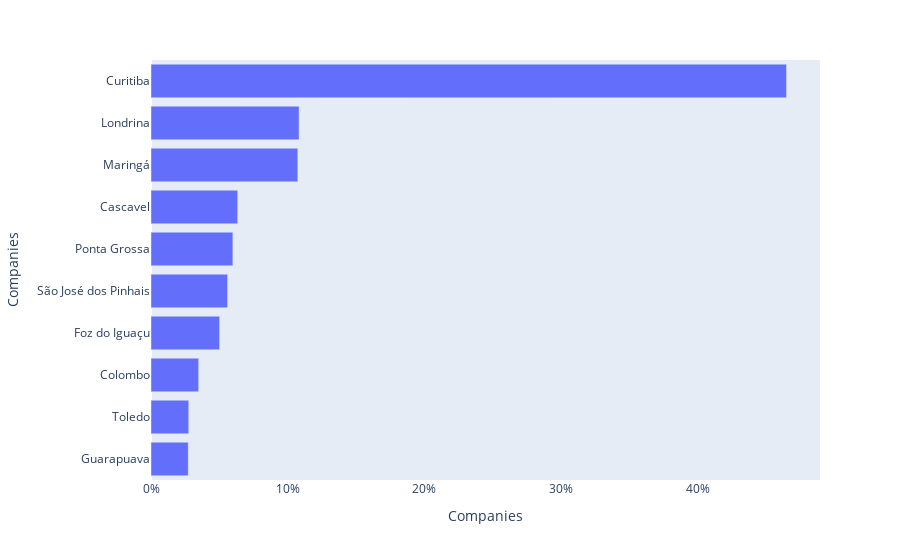

Notebook code for this chart:
### Code cell
t = t.sort_values(by='Companies')
fig = px.bar(t, x='Companies', y='city', orientation='h')
fig.update_yaxes(showgrid=False, title='Companies')
fig.update_xaxes(showgrid=False, ticksuffix="%")
fig.show()

### Figure 1 — Plotly figure (JSON) as saved in the notebook; plotly's stock layout.template omitted (floating-point values rounded to 4 significant figures)
{"data": [{"alignmentgroup": "True", "hovertemplate": "Companies=%{x}<br>city=%{y}<extra></extra>", "legendgroup": "", "marker": {"color": "#636efa", "pattern": {"shape": ""}}, "name": "", "offsetgroup": "", "orientation": "h", "showlegend": false, "textposition": "auto", "type": "bar", "x": [2.725, 2.762, 3.487, 5.02, 5.604, 5.991, 6.342, 10.74, 10.83, 46.5], "xaxis": "x", "y": ["Guarapuava", "Toledo", "Colombo", "Foz do Iguaçu", "São José dos Pinhais", "Ponta Grossa", "Cascavel", "Maringá", "Londrina", "Curitiba"], "yaxis": "y"}], "layout": {"barmode": "relative", "legend": {"tracegroupgap": 0}, "margin": {"t": 60}, "xaxis": {"anchor": "y", "domain": [0, 1], "showgrid": false, "ticksuffix": "%", "title": {"text": "Companies"}}, "yaxis": {"anchor": "x", "domain": [0, 1], "showgrid": false, "title": {"text": "Companies"}}}}
